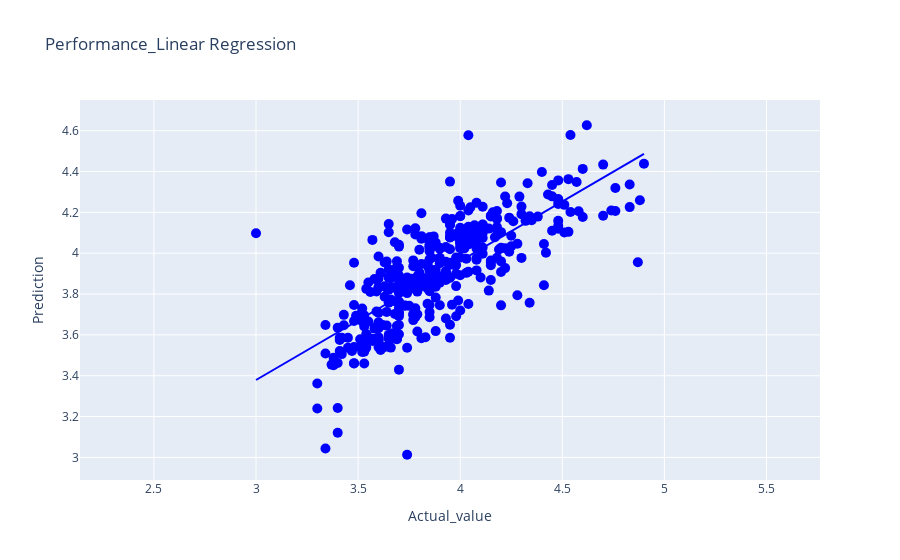
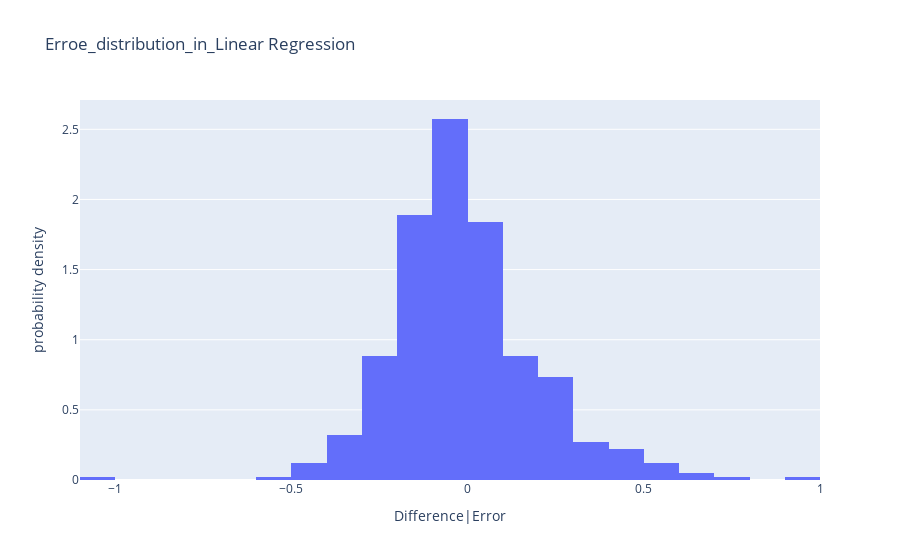
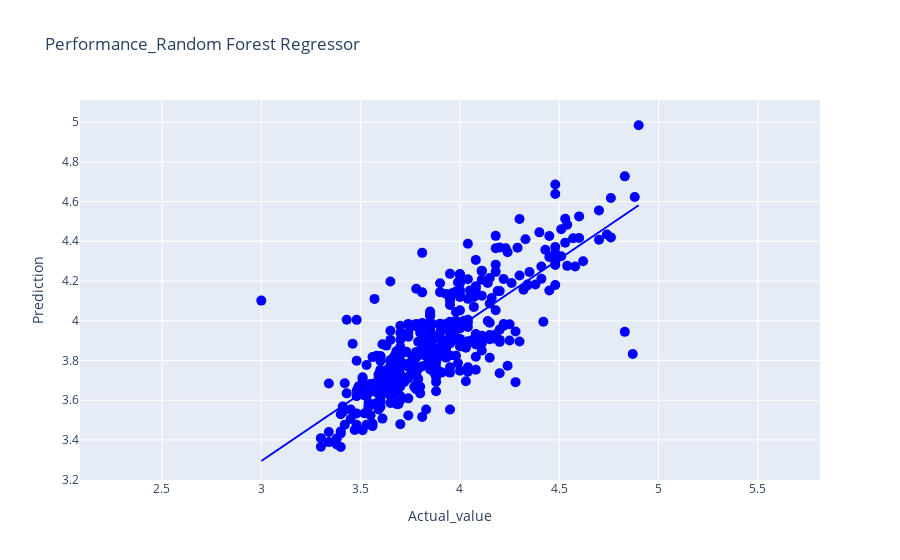
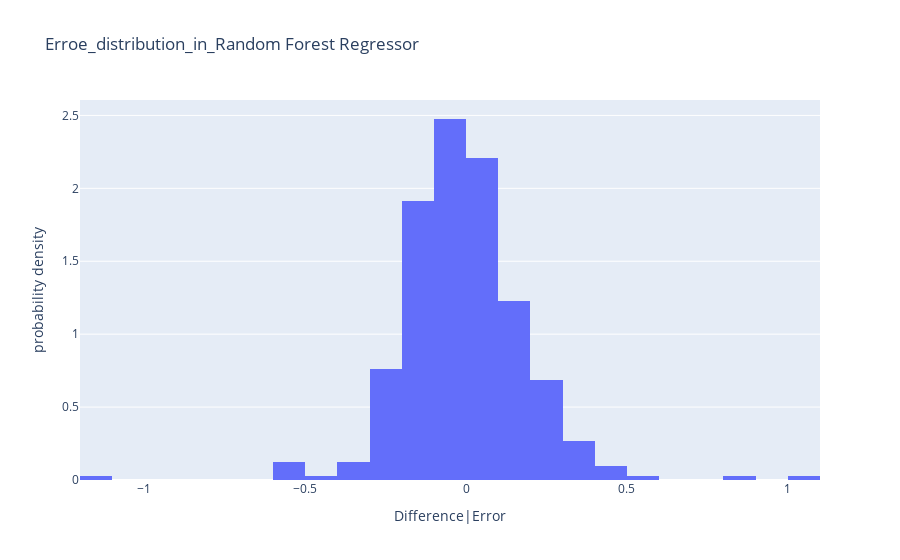

These figures' notebook cell, in order:
### Code cell
model_training.process_module()

### Figure 1 — Plotly figure (JSON) as saved in the notebook; plotly's stock layout.template omitted (floating-point values rounded to 4 significant figures; data arrays with more than 128 entries replaced by an {"elided": "..."} marker saying what was removed)
{"data": [{"hovertemplate": "Actual_value=%{x}<br>Prediction=%{y}<extra></extra>", "legendgroup": "", "marker": {"color": "blue", "size": 10, "symbol": "circle"}, "mode": "markers", "name": "", "orientation": "v", "showlegend": false, "type": "scatter", "x": {"elided": "408 float values"}, "xaxis": "x", "y": {"elided": "408 float values"}, "yaxis": "y"}, {"hovertemplate": "<b>OLS trendline</b><br>Prediction = 0.582656 * Actual_value + 1.63117<br>R<sup>2</sup>=0.567598<br><br>Actual_value=%{x}<br>Prediction=%{y} <b>(trend)</b><extra></extra>", "legendgroup": "", "marker": {"color": "blue", "size": 10, "symbol": "circle"}, "mode": "lines", "name": "", "showlegend": false, "type": "scatter", "x": {"elided": "408 float values"}, "xaxis": "x", "y": {"elided": "408 float values"}, "yaxis": "y"}], "layout": {"legend": {"tracegroupgap": 0}, "title": {"text": "Performance_Linear Regression"}, "xaxis": {"anchor": "y", "domain": [0, 1], "scaleanchor": "y", "scaleratio": 1, "title": {"text": "Actual_value"}}, "yaxis": {"anchor": "x", "domain": [0, 1], "scaleanchor": "x", "scaleratio": 1, "title": {"text": "Prediction"}}}}

### Figure 2 — Plotly figure (JSON) as saved in the notebook; plotly's stock layout.template omitted (floating-point values rounded to 4 significant figures; data arrays with more than 128 entries replaced by an {"elided": "..."} marker saying what was removed)
{"data": [{"alignmentgroup": "True", "bingroup": "x", "histnorm": "probability density", "hovertemplate": "Difference|Error=%{x}<br>probability density=%{y}<extra></extra>", "legendgroup": "", "marker": {"color": "#636efa", "pattern": {"shape": ""}}, "name": "", "nbinsx": 25, "offsetgroup": "", "orientation": "v", "showlegend": false, "type": "histogram", "x": {"elided": "408 float values"}, "xaxis": "x", "yaxis": "y"}], "layout": {"barmode": "relative", "legend": {"tracegroupgap": 0}, "title": {"text": "Erroe_distribution_in_Linear Regression"}, "xaxis": {"anchor": "y", "domain": [0, 1], "title": {"text": "Difference|Error"}}, "yaxis": {"anchor": "x", "domain": [0, 1], "title": {"text": "probability density"}}}}

### Figure 3 — Plotly figure (JSON) as saved in the notebook; plotly's stock layout.template omitted (floating-point values rounded to 4 significant figures; data arrays with more than 128 entries replaced by an {"elided": "..."} marker saying what was removed)
{"data": [{"hovertemplate": "Actual_value=%{x}<br>Prediction=%{y}<extra></extra>", "legendgroup": "", "marker": {"color": "blue", "size": 10, "symbol": "circle"}, "mode": "markers", "name": "", "orientation": "v", "showlegend": false, "type": "scatter", "x": {"elided": "408 float values"}, "xaxis": "x", "y": {"elided": "408 float values"}, "yaxis": "y"}, {"hovertemplate": "<b>OLS trendline</b><br>Prediction = 0.677554 * Actual_value + 1.26123<br>R<sup>2</sup>=0.645619<br><br>Actual_value=%{x}<br>Prediction=%{y} <b>(trend)</b><extra></extra>", "legendgroup": "", "marker": {"color": "blue", "size": 10, "symbol": "circle"}, "mode": "lines", "name": "", "showlegend": false, "type": "scatter", "x": {"elided": "408 float values"}, "xaxis": "x", "y": {"elided": "408 float values"}, "yaxis": "y"}], "layout": {"legend": {"tracegroupgap": 0}, "title": {"text": "Performance_Random Forest Regressor"}, "xaxis": {"anchor": "y", "domain": [0, 1], "scaleanchor": "y", "scaleratio": 1, "title": {"text": "Actual_value"}}, "yaxis": {"anchor": "x", "domain": [0, 1], "scaleanchor": "x", "scaleratio": 1, "title": {"text": "Prediction"}}}}

### Figure 4 — Plotly figure (JSON) as saved in the notebook; plotly's stock layout.template omitted (floating-point values rounded to 4 significant figures; data arrays with more than 128 entries replaced by an {"elided": "..."} marker saying what was removed)
{"data": [{"alignmentgroup": "True", "bingroup": "x", "histnorm": "probability density", "hovertemplate": "Difference|Error=%{x}<br>probability density=%{y}<extra></extra>", "legendgroup": "", "marker": {"color": "#636efa", "pattern": {"shape": ""}}, "name": "", "nbinsx": 25, "offsetgroup": "", "orientation": "v", "showlegend": false, "type": "histogram", "x": {"elided": "408 float values"}, "xaxis": "x", "yaxis": "y"}], "layout": {"barmode": "relative", "legend": {"tracegroupgap": 0}, "title": {"text": "Erroe_distribution_in_Random Forest Regressor"}, "xaxis": {"anchor": "y", "domain": [0, 1], "title": {"text": "Difference|Error"}}, "yaxis": {"anchor": "x", "domain": [0, 1], "title": {"text": "probability density"}}}}
